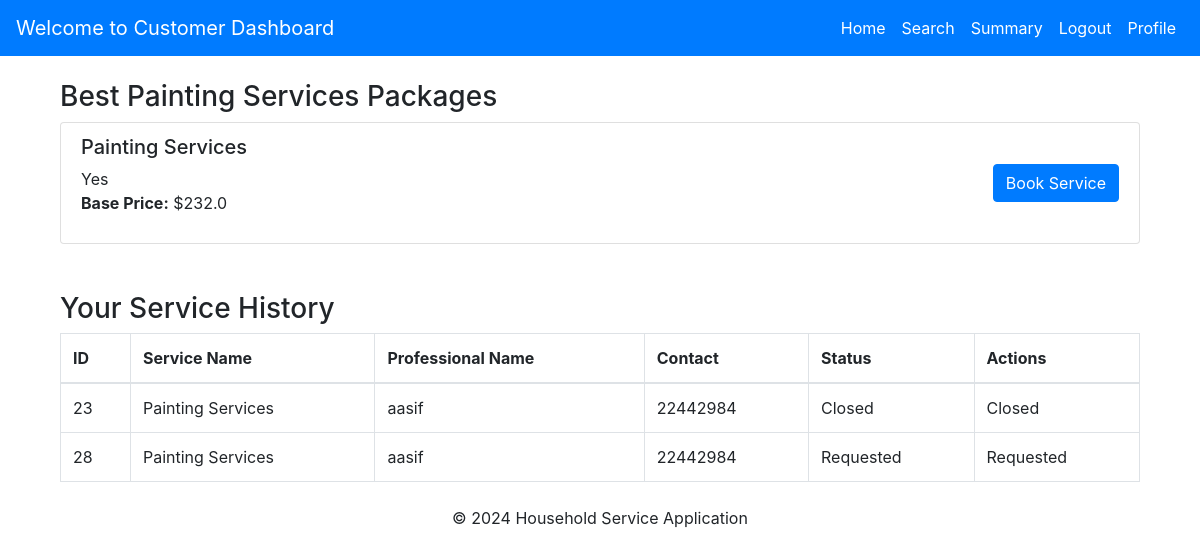
/subcategory/2 (signed in), run on the app's committed database.
### models.py (models this page shows, shortened)
class Service(db.Model):
    __tablename__ = 'service'
    service_id = db.Column(db.Integer, primary_key=True, autoincrement=True, nullable=False)
    user_id = db.Column(db.Integer, db.ForeignKey('users.user_id'), default=1, nullable=True)
    prof_id = db.Column(db.Integer, db.ForeignKey('service_professionals.prof_id'), default=1, nullable=True)
    name = db.Column(db.String(100), nullable=True)
    new_service_name = db.Column(db.String(100), nullable=True)
    description = db.Column(db.Text, nullable=True)
    base_price = db.Column(db.Float, nullable=False)
    date_created = db.Column(db.DateTime, default=datetime.utcnow)
    image = db.Column(db.String(255), nullable=True)

class ServiceRequest(db.Model):
    __tablename__ = 'service_requests'
    req_id = db.Column(db.Integer, primary_key=True, autoincrement=True, nullable=False)
    user_id = db.Column(db.Integer, db.ForeignKey('users.user_id'), nullable=True)
    service_id = db.Column(db.Integer, db.ForeignKey('service.service_id'), nullable=True)
    prof_id = db.Column(db.Integer, db.ForeignKey('service_professionals.prof_id'), nullable=True)
    status = db.Column(db.String(20), default='Requested', nullable=False)
    rating = db.Column(db.Integer)
    remarks = db.Column(db.String(255))
    requested_date = db.Column(db.DateTime, default=datetime.utcnow, nullable=False)
    close_date = db.Column(db.DateTime, default=datetime.utcnow, nullable=False)
    service = db.relationship('Service', backref='requests')
    professional = db.relationship('ServiceProfessional', backref='requests')

class ServiceProfessional(UserMixin, db.Model):
    __tablename__ = 'service_professionals'
    prof_id = db.Column(db.Integer, primary_key=True, autoincrement=True, nullable=False)  # Auto-increment primary key
    username = db.Column(db.String(255), unique=True, nullable=False)  # Unique username
    password = db.Column(db.String(200), nullable=False)  # Store hashed password
    prof_name = db.Column(db.String(250), nullable=False)  # Name of the professional
    service_type = db.Column(db.String(100), nullable=False)  # Type of service offered
    experience = db.Column(db.String(100), nullable=False)  # Years of experience
    address = db.Column(db.Text, nullable=False)  # Address
    contact = db.Column(db.String(15), nullable=False)  # Contact number
    pincode = db.Column(db.String(10), nullable=False)  # Pincode/ZIP code
    date_created = db.Column(db.DateTime, default=func.now(), nullable=False)  # Automatically set to current timestamp
    status = db.Column(db.Text, default=ProfessionalStatus.PENDING, nullable=False)  # Status stored as text
    role = db.Column(db.String(50), default='service_professional', nullable=False)
    service_requests = db.relationship('ServiceRequest', backref='service_professionals', lazy=True)

### customer_routes.py (the view, shortened to what this page needs)
@customer_bp.route('/subcategory/<int:service_id>', methods=['GET'])
def subcategory(service_id):
    service = Service.query.get(service_id)
    if not service:
        flash("Service not found!", "error")
        return redirect(url_for('customer.dashboard'))
    user_id = session.get('user_id')  # Get logged-in user's ID
    if not user_id:
        flash("You need to log in to access this page.", "danger")
        return redirect(url_for('main.login'))  # Redirect to login page
    services = Service.query.filter(Service.service_id == service_id).all()
    service_history = ServiceRequest.query.filter_by(service_id=service_id, user_id=user_id).all()
    return render_template(
        'user_panel/subcategory.html',
        service=service,
        services=services,
        service_history=service_history
    )

### templates/user_panel/subcategory.html (shortened to what this page needs)
{% extends 'user_panel/base.html' %}
{% block content %}
<div class="container">
    <section class="services mt-4">
        <h3>Best {{ service.name }} Packages</h3>
        <div class="list-group">
            {% for service in services %}
            <div class="list-group-item d-flex justify-content-between align-items-center">
                <div>
                    <h5>{{ service.name }}</h5>
                    <p>{{ service.description }}<br>
                    <strong>Base Price:</strong> ${{ service.base_price }}</p>
                </div>
                <a href="{{ url_for('customer.subcategory', service_id=service.service_id, action='book_service') }}"
                   class="btn btn-primary">Book Service</a>
            </div>
            {% endfor %}
        </div>
    </section>
    <section class="service-history mt-5">
        <h3>Your Service History</h3>
        <table class="table table-bordered">
            <thead>
                <tr>
                    <th>ID</th>
                    <th>Service Name</th>
                    <th>Professional Name</th>
                    <th>Contact</th>
                    <th>Status</th>
                    <th>Actions</th>
                </tr>
            </thead>
            <tbody>
                {% for service_request in service_history %}
                    <tr>
                        <td>{{ service_request.req_id }}</td>
                        <td>{{ service_request.service.name }}</td>
                        <td>{{ service_request.service_professionals.prof_name if service_request.service_professionals else 'N/A' }}</td>
                        <td>{{ service_request.service_professionals.contact if service_request.service_professionals else 'N/A' }}</td>
                        <td>{{ service_request.status }}</td>
                        <td>
                            {% if service_request.status == 'Closed' %}
                                Closed
                            {% elif service_request.status == 'Requested' %}
                                Requested
                            {% elif service_request.status == 'Accepted' %}
                                <a href="{{ url_for('customer.service_feedback', request_id=service_request.req_id) }}" class="btn btn-warning">Close?</a>
                            {% endif %}
                        </td>
                    </tr>
                {% endfor %}
            </tbody>
        </table>
    </section>
</div>
{% endblock %}

### templates/user_panel/base.html (style rules this page uses)
.container { margin-top: 20px; }

### data on the page
Service: name "Painting Services", description "Yes", base_price "232.0"
ServiceRequest: req_id "23", service.name "Painting Services", service_professionals "aasif", service_professionals "22442984", status "Closed"
ServiceRequest: req_id "28", service.name "Painting Services", service_professionals "aasif", service_professionals "22442984", status "Requested"
